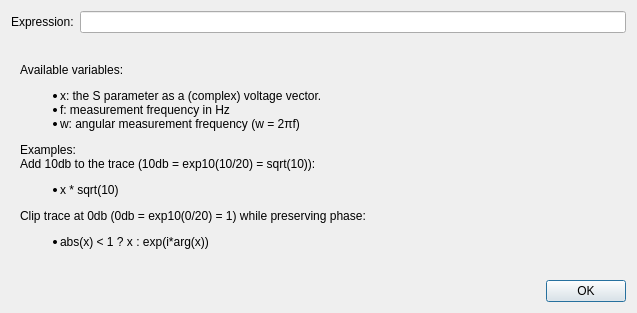
<?xml version="1.0" encoding="UTF-8"?>
<ui version="4.0">
 <class>ExpressionDialog</class>
 <widget class="QDialog" name="ExpressionDialog">
  <property name="windowModality">
   <enum>Qt::ApplicationModal</enum>
  </property>
  <property name="geometry">
   <rect>
    <x>0</x>
    <y>0</y>
    <width>637</width>
    <height>313</height>
   </rect>
  </property>
  <property name="windowTitle">
   <string>Custom Expression</string>
  </property>
  <property name="modal">
   <bool>true</bool>
  </property>
  <layout class="QVBoxLayout" name="verticalLayout">
   <item>
    <layout class="QHBoxLayout" name="horizontalLayout">
     <item>
      <widget class="QLabel" name="label_2">
       <property name="text">
        <string>Expression:</string>
       </property>
      </widget>
     </item>
     <item>
      <widget class="QLineEdit" name="expEdit"/>
     </item>
    </layout>
   </item>
   <item>
    <widget class="QStackedWidget" name="stackedWidget">
     <property name="currentIndex">
      <number>0</number>
     </property>
     <widget class="QWidget" name="frequencyPage">
      <layout class="QVBoxLayout" name="verticalLayout_2">
       <item>
        <widget class="QLabel" name="label">
         <property name="text">
          <string>&lt;html&gt;&lt;head/&gt;&lt;body&gt;&lt;p&gt;Available variables:&lt;/p&gt;&lt;ul style=&quot;margin-top: 0px; margin-bottom: 0px; margin-left: 0px; margin-right: 0px; -qt-list-indent: 1;&quot;&gt;&lt;li style=&quot; margin-top:12px; margin-bottom:0px; margin-left:0px; margin-right:0px; -qt-block-indent:0; text-indent:0px;&quot;&gt;x: the S parameter as a (complex) voltage vector. &lt;/li&gt;&lt;li style=&quot; margin-top:0px; margin-bottom:0px; margin-left:0px; margin-right:0px; -qt-block-indent:0; text-indent:0px;&quot;&gt;f: measurement frequency in Hz&lt;/li&gt;&lt;li style=&quot; margin-top:0px; margin-bottom:12px; margin-left:0px; margin-right:0px; -qt-block-indent:0; text-indent:0px;&quot;&gt;w: angular measurement frequency (w = 2πf)&lt;/li&gt;&lt;/ul&gt;&lt;p&gt;Examples:&lt;br/&gt;Add 10db to the trace (10db = exp10(10/20) = sqrt(10)):&lt;/p&gt;&lt;ul style=&quot;margin-top: 0px; margin-bottom: 0px; margin-left: 0px; margin-right: 0px; -qt-list-indent: 1;&quot;&gt;&lt;li style=&quot; margin-top:0px; margin-bottom:12px; margin-left:0px; margin-right:0px; -qt-block-indent:0; text-indent:0px;&quot;&gt;x * sqrt(10)&lt;/li&gt;&lt;/ul&gt;&lt;p&gt;Clip trace at 0db (0db = exp10(0/20) = 1) while preserving phase:&lt;/p&gt;&lt;ul style=&quot;margin-top: 0px; margin-bottom: 0px; margin-left: 0px; margin-right: 0px; -qt-list-indent: 1;&quot;&gt;&lt;li style=&quot; margin-top:0px; margin-bottom:12px; margin-left:0px; margin-right:0px; -qt-block-indent:0; text-indent:0px;&quot;&gt;abs(x) &amp;lt; 1 ? x : exp(i*arg(x))&lt;/li&gt;&lt;/ul&gt;&lt;/body&gt;&lt;/html&gt;</string>
         </property>
        </widget>
       </item>
      </layout>
     </widget>
     <widget class="QWidget" name="timePage">
      <layout class="QVBoxLayout" name="verticalLayout_3">
       <item>
        <widget class="QLabel" name="label_3">
         <property name="text">
          <string>&lt;html&gt;&lt;head/&gt;&lt;body&gt;&lt;p&gt;Available variables:&lt;/p&gt;&lt;ul style=&quot;margin-top: 0px; margin-bottom: 0px; margin-left: 0px; margin-right: 0px; -qt-list-indent: 1;&quot;&gt;&lt;li style=&quot; margin-top:12px; margin-bottom:0px; margin-left:0px; margin-right:0px; -qt-block-indent:0; text-indent:0px;&quot;&gt;x: the impulse response as a (complex) vector. &lt;/li&gt;&lt;li style=&quot; margin-top:0px; margin-bottom:0px; margin-left:0px; margin-right:0px; -qt-block-indent:0; text-indent:0px;&quot;&gt;t: time in seconds&lt;/li&gt;&lt;li style=&quot; margin-top:0px; margin-bottom:12px; margin-left:0px; margin-right:0px; -qt-block-indent:0; text-indent:0px;&quot;&gt;d: distance in meters&lt;/li&gt;&lt;/ul&gt;&lt;/body&gt;&lt;/html&gt;</string>
         </property>
        </widget>
       </item>
      </layout>
     </widget>
    </widget>
   </item>
   <item>
    <widget class="QDialogButtonBox" name="buttonBox">
     <property name="orientation">
      <enum>Qt::Horizontal</enum>
     </property>
     <property name="standardButtons">
      <set>QDialogButtonBox::Ok</set>
     </property>
    </widget>
   </item>
  </layout>
 </widget>
 <resources/>
 <connections>
  <connection>
   <sender>buttonBox</sender>
   <signal>accepted()</signal>
   <receiver>ExpressionDialog</receiver>
   <slot>accept()</slot>
   <hints>
    <hint type="sourcelabel">
     <x>248</x>
     <y>254</y>
    </hint>
    <hint type="destinationlabel">
     <x>157</x>
     <y>274</y>
    </hint>
   </hints>
  </connection>
 </connections>
</ui>
